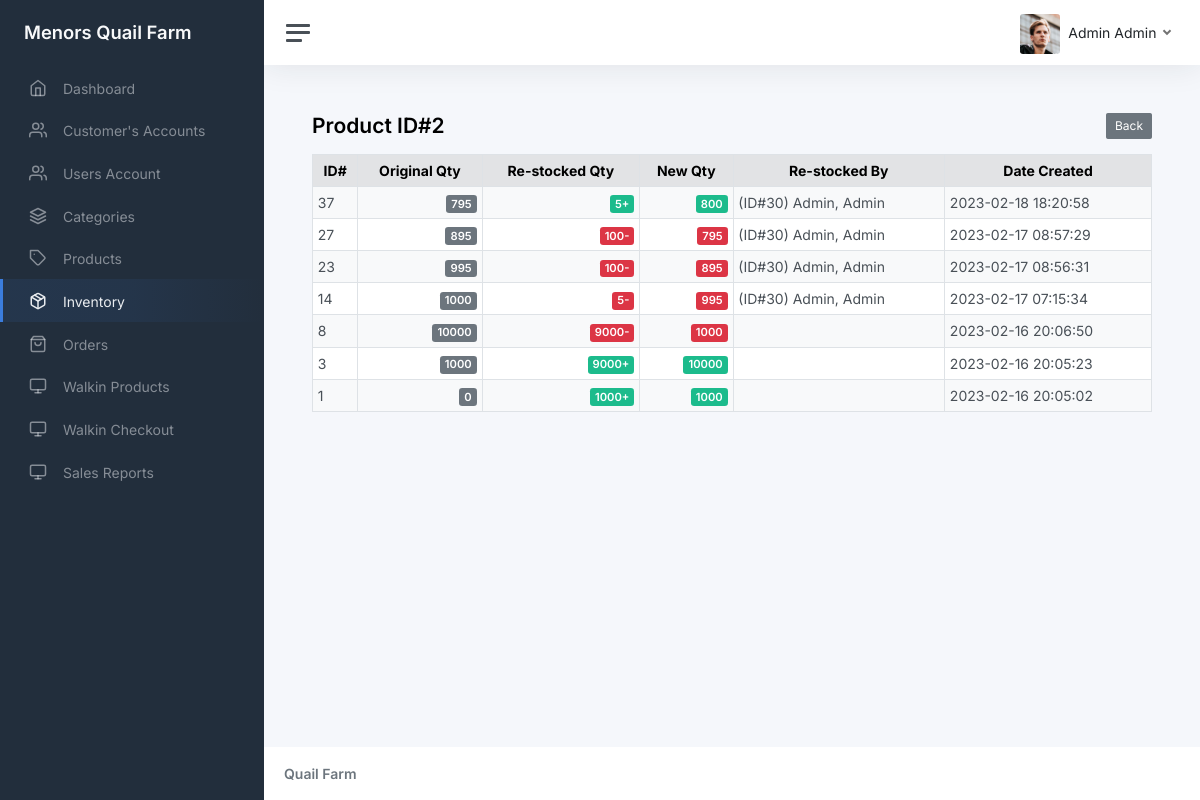
Page /admin/inventory_view.php?id=2 (signed in) on the earlier database version.
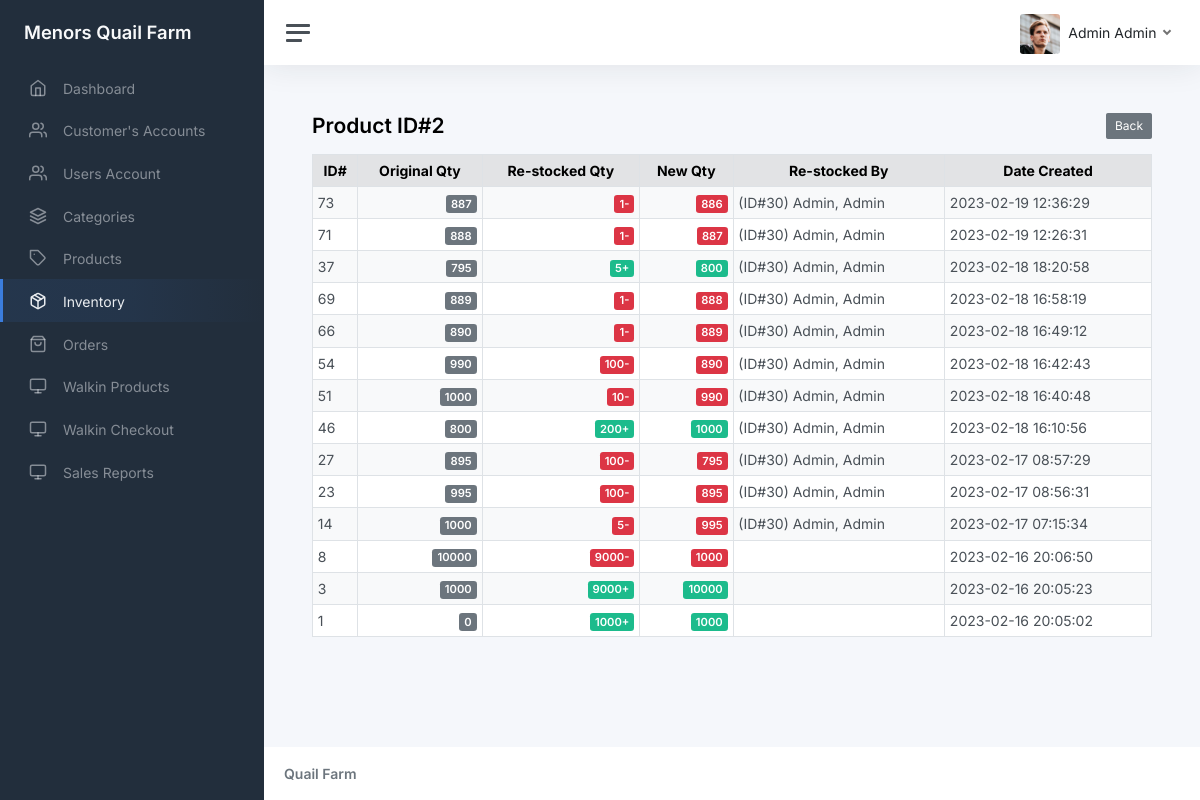
Same page on the later database version.
### tables this page shows
CREATE TABLE `tbl_inventory_history` (
  `id` int(11) NOT NULL AUTO_INCREMENT,
  `product_id` int(11) DEFAULT NULL,
  `original_qty` int(11) DEFAULT NULL,
  `qty` int(11) DEFAULT NULL,
  `created_by` int(11) DEFAULT NULL,
  `date_created` datetime DEFAULT current_timestamp(),
  PRIMARY KEY (`id`)
);

### functions.php (called while the page is built, shortened)
<?php
function get_list($sql)
{
    $result = mysqli_query($_SESSION['conn'], $sql);
    $temp = array();
    while ($row = $result->fetch_assoc()) {
        $temp[] = $row;
    }
    return $temp;
}

### admin/inventory_view.php (the view)
<?php include_once('header.php') ?>
<?php
$id = $_GET['id'];
?>
<main class="content">
  <div class="container-fluid p-0">
    <h1 class="h3 mb-3"><strong>Product ID#<?= $id ?> </strong> <a href="inventory.php" class="btn btn-sm btn-secondary" style="float:right"> Back</a></h1>
    <table class="table table-sm table-striped table-hover table-bordered">
      <thead class="table-secondary">
        <tr>
          <th scope="col" class="text-center">ID#</th>
          <th scope="col" class="text-center">Original Qty</th>
          <th scope="col" class="text-center">Re-stocked Qty</th>
          <th scope="col" class="text-center">New Qty</th>
          <th scope="col" class="text-center">Re-stocked By</th>
          <th scope="col" class="text-center">Date Created</th>
        </tr>
      </thead>
      <tbody>
        <?php foreach (get_list("select h.*,concat('(ID#',i.id,') ',i.last_name,', ',i.first_name) as created_by from tbl_inventory_history h left join tbl_users_info i on i.id = h.created_by where h.product_id =" . $id . " order by h.date_created desc") as $res) { ?>
          <tr>
            <td><?php echo $res['id']; ?></td>
            <td class="text-end"><span class="badge bg-secondary"><?php echo $res['original_qty']; ?></span></td>
            <td class="text-end"><span class="badge <?php echo ($res['qty'] + $res['original_qty'] > $res['original_qty']) ? 'bg-success' : 'bg-danger'; ?>"><?php echo abs($res['qty']); ?><?php echo ($res['qty'] + $res['original_qty'] > $res['original_qty']) ? '+' : '-'; ?></span> </td>
            <td class="text-end"><span class="badge <?php echo ($res['qty'] + $res['original_qty'] > $res['original_qty']) ? 'bg-success' : 'bg-danger'; ?>"><?php echo $res['qty'] + $res['original_qty']; ?></span></td>
            <td><?php echo $res['created_by']; ?></td>
            <td><?php echo $res['date_created']; ?></td>
          </tr>
        <?php } ?>
      </tbody>
    </table>
  </div>
</main>
<?php include_once('footer.php') ?>

Differences in the rows shown:
added tbl_inventory_history: id "73", original_qty "887", qty "1", $res['qty'] + $res['original_qty'] "886", created_by "(ID#30) Admin, Admin", date_created "2023-02-19 12:36:29"
added tbl_inventory_history: id "71", original_qty "888", qty "1", $res['qty'] + $res['original_qty'] "887", created_by "(ID#30) Admin, Admin", date_created "2023-02-19 12:26:31"
added tbl_inventory_history: id "69", original_qty "889", qty "1", $res['qty'] + $res['original_qty'] "888", created_by "(ID#30) Admin, Admin", date_created "2023-02-18 16:58:19"
added tbl_inventory_history: id "66", original_qty "890", qty "1", $res['qty'] + $res['original_qty'] "889", created_by "(ID#30) Admin, Admin", date_created "2023-02-18 16:49:12"
added tbl_inventory_history: id "54", original_qty "990", qty "100", $res['qty'] + $res['original_qty'] "890", created_by "(ID#30) Admin, Admin", date_created "2023-02-18 16:42:43"
added tbl_inventory_history: id "51", original_qty "1000", qty "10", $res['qty'] + $res['original_qty'] "990", created_by "(ID#30) Admin, Admin", date_created "2023-02-18 16:40:48"
added tbl_inventory_history: id "46", original_qty "800", qty "200", $res['qty'] + $res['original_qty'] "1000", created_by "(ID#30) Admin, Admin", date_created "2023-02-18 16:10:56"
